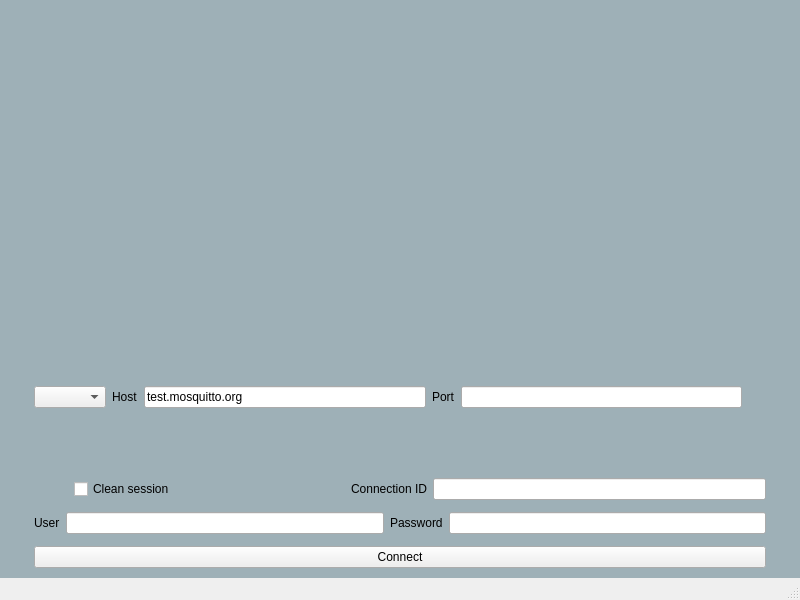
<?xml version="1.0" encoding="UTF-8"?>
<ui version="4.0">
 <class>Login</class>
 <widget class="QMainWindow" name="Login">
  <property name="geometry">
   <rect>
    <x>0</x>
    <y>0</y>
    <width>800</width>
    <height>600</height>
   </rect>
  </property>
  <property name="windowTitle">
   <string>MainWindow</string>
  </property>
  <property name="styleSheet">
   <string notr="true">#centralwidget {background: rgba(32, 80, 96, 100); }</string>
  </property>
  <widget class="QWidget" name="centralwidget">
   <layout class="QVBoxLayout" name="verticalLayout">
    <item>
     <spacer name="verticalSpacer_2">
      <property name="orientation">
       <enum>Qt::Vertical</enum>
      </property>
      <property name="sizeType">
       <enum>QSizePolicy::Fixed</enum>
      </property>
      <property name="sizeHint" stdset="0">
       <size>
        <width>20</width>
        <height>10</height>
       </size>
      </property>
     </spacer>
    </item>
    <item>
     <layout class="QHBoxLayout" name="horizontalLayout">
      <property name="leftMargin">
       <number>0</number>
      </property>
      <property name="topMargin">
       <number>0</number>
      </property>
      <item>
       <widget class="QLabel" name="logo">
        <property name="sizePolicy">
         <sizepolicy hsizetype="Fixed" vsizetype="Fixed">
          <horstretch>0</horstretch>
          <verstretch>0</verstretch>
         </sizepolicy>
        </property>
        <property name="minimumSize">
         <size>
          <width>600</width>
          <height>150</height>
         </size>
        </property>
        <property name="styleSheet">
         <string notr="true">border-image: url(:/images/mqtt-logo.png);
</string>
        </property>
        <property name="text">
         <string/>
        </property>
       </widget>
      </item>
     </layout>
    </item>
    <item>
     <spacer name="verticalSpacer_3">
      <property name="orientation">
       <enum>Qt::Vertical</enum>
      </property>
      <property name="sizeType">
       <enum>QSizePolicy::Fixed</enum>
      </property>
      <property name="sizeHint" stdset="0">
       <size>
        <width>20</width>
        <height>40</height>
       </size>
      </property>
     </spacer>
    </item>
    <item>
     <widget class="QLabel" name="loading">
      <property name="minimumSize">
       <size>
        <width>100</width>
        <height>100</height>
       </size>
      </property>
      <property name="text">
       <string/>
      </property>
      <property name="alignment">
       <set>Qt::AlignCenter</set>
      </property>
     </widget>
    </item>
    <item>
     <layout class="QHBoxLayout" name="horizontalLayout_2">
      <property name="topMargin">
       <number>0</number>
      </property>
      <item>
       <widget class="QWidget" name="loginForm" native="true">
        <property name="sizePolicy">
         <sizepolicy hsizetype="Fixed" vsizetype="Fixed">
          <horstretch>0</horstretch>
          <verstretch>0</verstretch>
         </sizepolicy>
        </property>
        <property name="minimumSize">
         <size>
          <width>750</width>
          <height>200</height>
         </size>
        </property>
        <layout class="QVBoxLayout" name="verticalLayout_2">
         <property name="topMargin">
          <number>1</number>
         </property>
         <property name="bottomMargin">
          <number>1</number>
         </property>
         <item>
          <layout class="QHBoxLayout" name="horizontalLayout_3">
           <item>
            <widget class="QComboBox" name="protocol"/>
           </item>
           <item>
            <widget class="QLabel" name="label">
             <property name="text">
              <string>Host</string>
             </property>
            </widget>
           </item>
           <item>
            <widget class="QLineEdit" name="host">
             <property name="text">
              <string>test.mosquitto.org</string>
             </property>
            </widget>
           </item>
           <item>
            <widget class="QLabel" name="label_2">
             <property name="text">
              <string>Port</string>
             </property>
            </widget>
           </item>
           <item>
            <widget class="QLineEdit" name="port"/>
           </item>
           <item>
            <widget class="QWidget" name="horizontalWidget_4" native="true">
             <property name="sizePolicy">
              <sizepolicy hsizetype="Fixed" vsizetype="Fixed">
               <horstretch>0</horstretch>
               <verstretch>0</verstretch>
              </sizepolicy>
             </property>
             <property name="minimumSize">
              <size>
               <width>1</width>
               <height>150</height>
              </size>
             </property>
             <layout class="QHBoxLayout" name="horizontalLayout_5"/>
            </widget>
           </item>
          </layout>
         </item>
         <item>
          <layout class="QHBoxLayout" name="horizontalLayout_6">
           <property name="leftMargin">
            <number>0</number>
           </property>
           <property name="topMargin">
            <number>0</number>
           </property>
           <item>
            <spacer name="horizontalSpacer_2">
             <property name="orientation">
              <enum>Qt::Horizontal</enum>
             </property>
             <property name="sizeType">
              <enum>QSizePolicy::Fixed</enum>
             </property>
             <property name="sizeHint" stdset="0">
              <size>
               <width>40</width>
               <height>20</height>
              </size>
             </property>
            </spacer>
           </item>
           <item>
            <widget class="QCheckBox" name="clean_session">
             <property name="text">
              <string>Clean session</string>
             </property>
            </widget>
           </item>
           <item>
            <layout class="QHBoxLayout" name="horizontalLayout_8">
             <property name="leftMargin">
              <number>0</number>
             </property>
             <item>
              <spacer name="horizontalSpacer">
               <property name="orientation">
                <enum>Qt::Horizontal</enum>
               </property>
               <property name="sizeType">
                <enum>QSizePolicy::Preferred</enum>
               </property>
               <property name="sizeHint" stdset="0">
                <size>
                 <width>170</width>
                 <height>20</height>
                </size>
               </property>
              </spacer>
             </item>
             <item>
              <widget class="QLabel" name="label_5">
               <property name="text">
                <string>Connection ID</string>
               </property>
              </widget>
             </item>
             <item>
              <widget class="QLineEdit" name="connection_id"/>
             </item>
            </layout>
           </item>
          </layout>
         </item>
         <item>
          <spacer name="verticalSpacer_5">
           <property name="orientation">
            <enum>Qt::Vertical</enum>
           </property>
           <property name="sizeHint" stdset="0">
            <size>
             <width>20</width>
             <height>40</height>
            </size>
           </property>
          </spacer>
         </item>
         <item>
          <layout class="QHBoxLayout" name="horizontalLayout_7">
           <item>
            <widget class="QLabel" name="label_3">
             <property name="text">
              <string>User</string>
             </property>
            </widget>
           </item>
           <item>
            <widget class="QLineEdit" name="user"/>
           </item>
           <item>
            <widget class="QLabel" name="label_4">
             <property name="text">
              <string>Password</string>
             </property>
            </widget>
           </item>
           <item>
            <widget class="QLineEdit" name="password">
             <property name="echoMode">
              <enum>QLineEdit::Password</enum>
             </property>
            </widget>
           </item>
          </layout>
         </item>
         <item>
          <spacer name="verticalSpacer_4">
           <property name="orientation">
            <enum>Qt::Vertical</enum>
           </property>
           <property name="sizeHint" stdset="0">
            <size>
             <width>20</width>
             <height>40</height>
            </size>
           </property>
          </spacer>
         </item>
         <item>
          <widget class="QPushButton" name="connect">
           <property name="text">
            <string>Connect</string>
           </property>
          </widget>
         </item>
        </layout>
       </widget>
      </item>
     </layout>
    </item>
    <item>
     <spacer name="verticalSpacer">
      <property name="orientation">
       <enum>Qt::Vertical</enum>
      </property>
      <property name="sizeHint" stdset="0">
       <size>
        <width>20</width>
        <height>40</height>
       </size>
      </property>
     </spacer>
    </item>
   </layout>
  </widget>
  <widget class="QMenuBar" name="menubar">
   <property name="geometry">
    <rect>
     <x>0</x>
     <y>0</y>
     <width>800</width>
     <height>24</height>
    </rect>
   </property>
  </widget>
  <widget class="QStatusBar" name="statusbar"/>
 </widget>
 <resources/>
 <connections/>
</ui>
